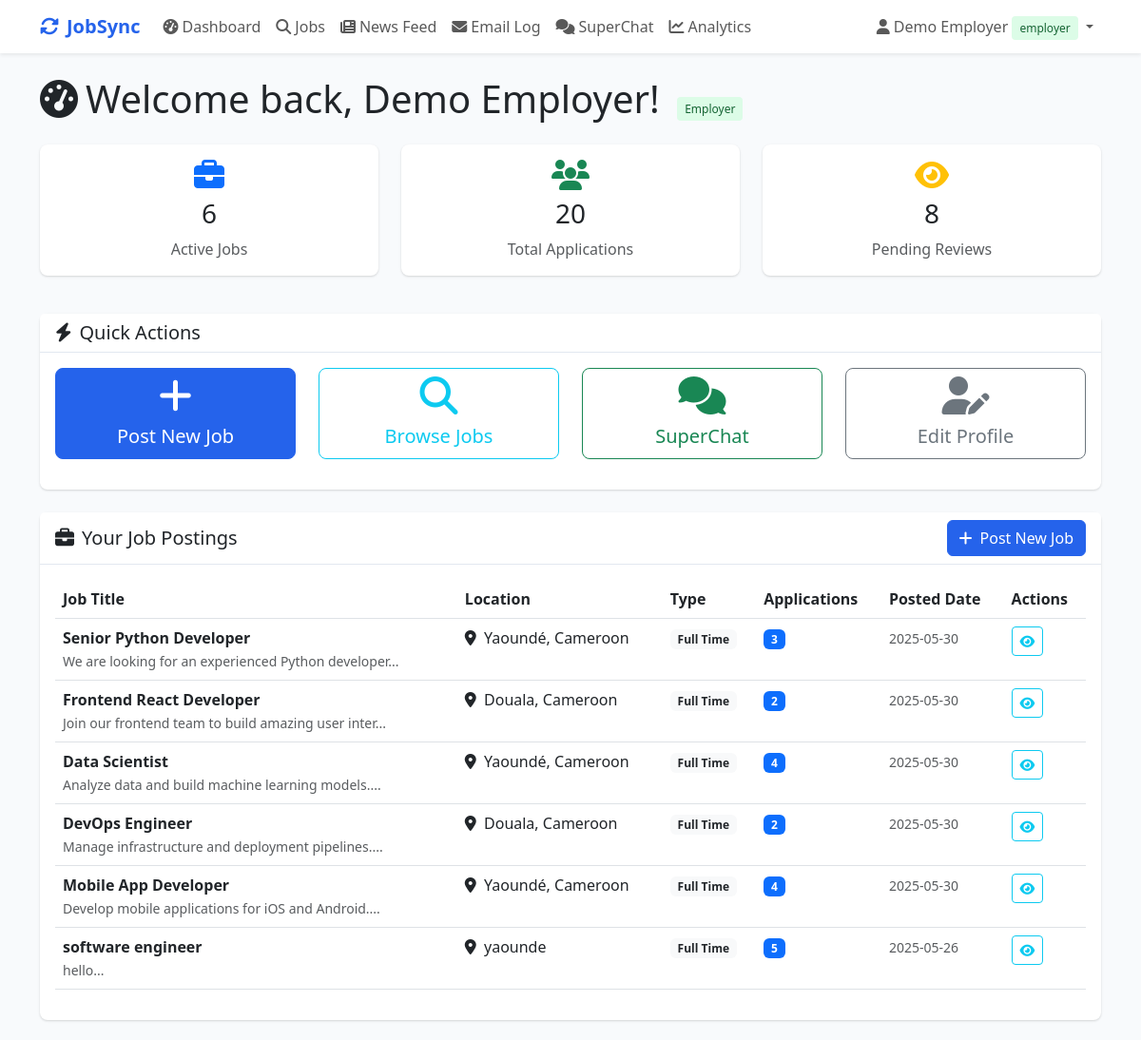
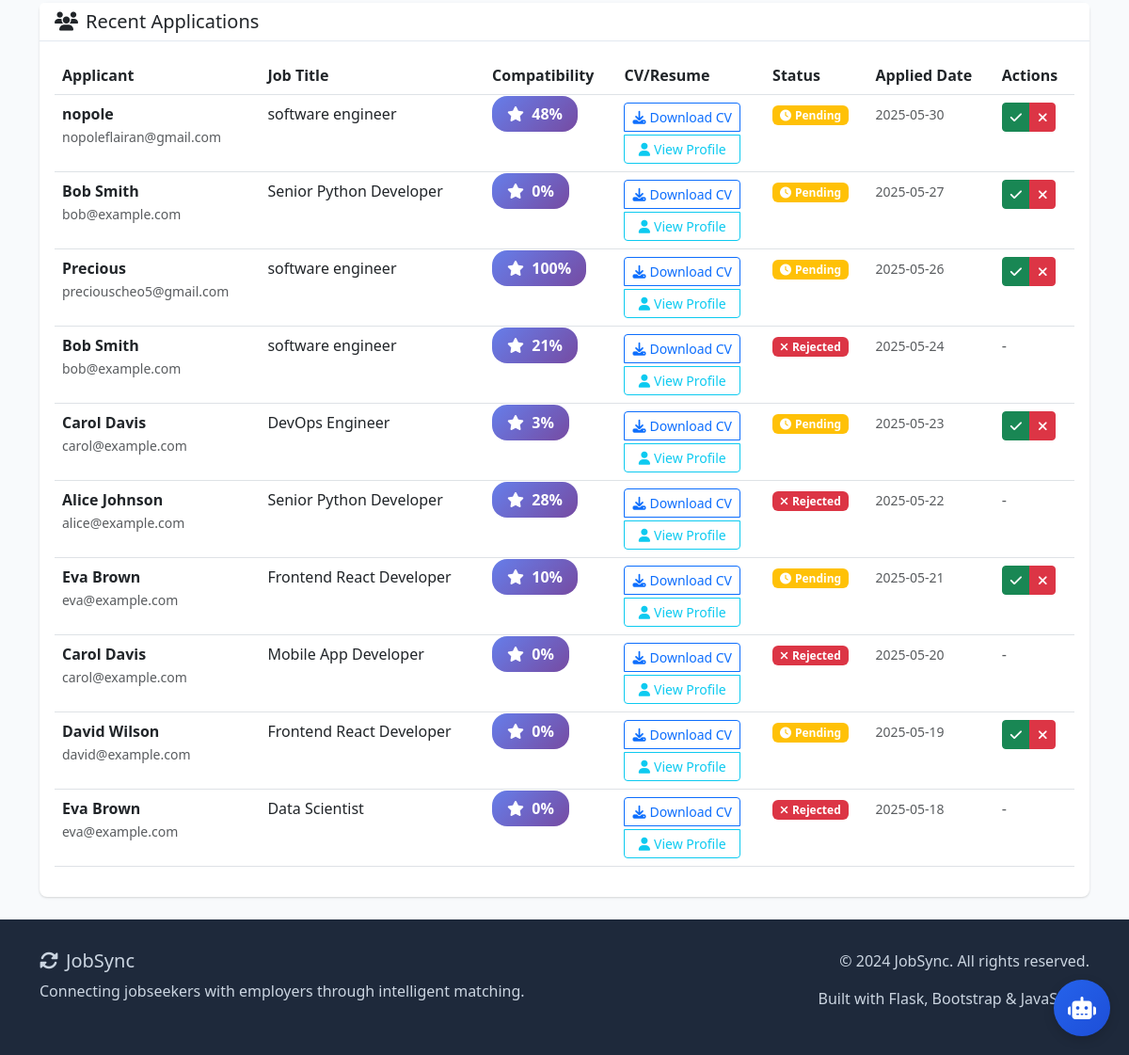
The page /employer_dashboard (signed in) on the database its author committed (2 pictures, top to bottom).
### tables this page shows
CREATE TABLE jobs (
            id INTEGER PRIMARY KEY AUTOINCREMENT,
            employer_id INTEGER,
            title TEXT NOT NULL,
            description TEXT NOT NULL,
            requirements TEXT,
            skills TEXT,
            salary TEXT,
            location TEXT,
            job_type TEXT,
            posted_at TIMESTAMP DEFAULT CURRENT_TIMESTAMP,
            FOREIGN KEY (employer_id) REFERENCES users (id)
        );

CREATE TABLE applications (
            id INTEGER PRIMARY KEY AUTOINCREMENT,
            job_id INTEGER,
            applicant_id INTEGER,
            employer_id INTEGER,
            compatibility_score INTEGER,
            status TEXT DEFAULT 'pending',
            applied_at TIMESTAMP DEFAULT CURRENT_TIMESTAMP,
            FOREIGN KEY (job_id) REFERENCES jobs (id),
            FOREIGN KEY (applicant_id) REFERENCES users (id),
            FOREIGN KEY (employer_id) REFERENCES users (id)
        );

CREATE TABLE users (
            id INTEGER PRIMARY KEY AUTOINCREMENT,
            username TEXT NOT NULL,
            email TEXT UNIQUE NOT NULL,
            password TEXT NOT NULL,
            user_type TEXT NOT NULL,
            company_name TEXT,
            created_at TIMESTAMP DEFAULT CURRENT_TIMESTAMP
        );

### app.py (the view)
@app.route('/employer_dashboard')
def employer_dashboard():
    if 'user_id' not in session or session['user_type'] != 'employer':
        return redirect(url_for('login'))
    conn = get_db_connection()
    jobs = conn.execute(
        'SELECT * FROM jobs WHERE employer_id = ? ORDER BY posted_at DESC',
        (session['user_id'],)
    ).fetchall()
    applications = conn.execute('''
        SELECT a.*, j.title as job_title, u.id as applicant_user_id, u.username as applicant_name, u.email as applicant_email
        FROM applications a
        JOIN jobs j ON a.job_id = j.id
        JOIN users u ON a.applicant_id = u.id
        WHERE a.employer_id = ?
        ORDER BY a.applied_at DESC
        LIMIT 20
    ''', (session['user_id'],)).fetchall()
    conn.close()
    return render_template('employer_dashboard.html', jobs=jobs, applications=applications)

### templates/employer_dashboard.html (shortened to what this page needs)
{% extends "base.html" %}
{% block content %}
<div class="row">
    <div class="col-12">
        <h1 class="mb-4">
            <i class="fas fa-tachometer-alt me-2"></i>Welcome back, {{ session.username }}!
            <span class="user-type-badge user-type-employer ms-2">Employer</span>
        </h1>
    </div>
</div>
<div class="row mb-4">
    <div class="col-md-4 mb-3">
        <div class="card text-center border-primary">
            <div class="card-body">
                <i class="fas fa-briefcase fa-2x text-primary mb-2"></i>
                <h3 class="card-title">{{ jobs|length }}</h3>
                <p class="card-text text-muted">Active Jobs</p>
            </div>
        </div>
    </div>
    <div class="col-md-4 mb-3">
        <div class="card text-center border-success">
            <div class="card-body">
                <i class="fas fa-users fa-2x text-success mb-2"></i>
                <h3 class="card-title">{{ applications|length }}</h3>
                <p class="card-text text-muted">Total Applications</p>
            </div>
        </div>
    </div>
    <div class="col-md-4 mb-3">
        <div class="card text-center border-warning">
            <div class="card-body">
                <i class="fas fa-eye fa-2x text-warning mb-2"></i>
                <h3 class="card-title">
                    {{ applications|selectattr('status', 'equalto', 'pending')|list|length }}
                </h3>
                <p class="card-text text-muted">Pending Reviews</p>
            </div>
        </div>
    </div>
</div>
<div class="row mb-4">
    <div class="col-12">
        <div class="card">
            <div class="card-header">
                <h5 class="mb-0">
                    <i class="fas fa-bolt me-2"></i>Quick Actions
                </h5>
            </div>
            <div class="card-body">
                <div class="row text-center">
                    <div class="col-md-3 mb-3">
                        <a href="{{ url_for('post_job') }}" class="btn btn-primary btn-lg w-100">
                            <i class="fas fa-plus fa-2x mb-2"></i>
                            <br>Post New Job
                        </a>
                    </div>
                    <div class="col-md-3 mb-3">
                        <a href="{{ url_for('jobs') }}" class="btn btn-outline-info btn-lg w-100">
                            <i class="fas fa-search fa-2x mb-2"></i>
                            <br>Browse Jobs
                        </a>
                    </div>
                    <div class="col-md-3 mb-3">
                        <a href="{{ url_for('chat') }}" class="btn btn-outline-success btn-lg w-100">
                            <i class="fas fa-comments fa-2x mb-2"></i>
                            <br>SuperChat
                        </a>
                    </div>
                    <div class="col-md-3 mb-3">
                        <a href="{{ url_for('profile') }}" class="btn btn-outline-secondary btn-lg w-100">
                            <i class="fas fa-user-edit fa-2x mb-2"></i>
                            <br>Edit Profile
                        </a>
                    </div>
                </div>
            </div>
        </div>
    </div>
</div>
<div class="row mb-4">
    <div class="col-12">
        <div class="card">
            <div class="card-header d-flex justify-content-between align-items-center">
                <h5 class="mb-0">
                    <i class="fas fa-briefcase me-2"></i>Your Job Postings
                </h5>
                <a href="{{ url_for('post_job') }}" class="btn btn-primary">
                    <i class="fas fa-plus me-2"></i>Post New Job
                </a>
            </div>
            <div class="card-body">
                {% if jobs %}
                    <div class="table-responsive">
                        <table class="table table-hover">
                            <thead>
                                <tr>
                                    <th>Job Title</th>
                                    <th>Location</th>
                                    <th>Type</th>
                                    <th>Applications</th>
                                    <th>Posted Date</th>
                                    <th>Actions</th>
                                </tr>
                            </thead>
                            <tbody>
                                {% for job in jobs %}
                                <tr>
                                    <td>
                                        <strong>{{ job.title }}</strong>
                                        <br>
                                        <small class="text-muted">{{ job.description[:50] }}...</small>
                                    </td>
                                    <td>
                                        <i class="fas fa-map-marker-alt me-1"></i>
                                        {{ job.location }}
                                    </td>
                                    <td>
                                        <span class="badge bg-light text-dark">
                                            {{ job.job_type.replace('-', ' ').title() }}
                                        </span>
                                    </td>
                                    <td>
                                        <span class="badge bg-primary">
                                            {{ applications|selectattr('job_id', 'equalto', job.id)|list|length }}
                                        </span>
                                    </td>
                                    <td>
                                        <small class="text-muted">
                                            {{ job.posted_at.split(' ')[0] if job.posted_at else 'Recently' }}
                                        </small>
                                    </td>
                                    <td>
                                        <button class="btn btn-sm btn-outline-info" onclick="viewJobDetails({{ job.id }})">
                                            <i class="fas fa-eye"></i>
                                        </button>
                                    </td>
                                </tr>
                                {% endfor %}
                            </tbody>
                        </table>
                    </div>
                {% endif %}
            </div>
        </div>
    </div>
</div>
<div class="row">
    <div class="col-12">
        <div class="card">
            <div class="card-header">
                <h5 class="mb-0">
                    <i class="fas fa-users me-2"></i>Recent Applications
                </h5>
            </div>
            <div class="card-body">
                {% if applications %}
                    <div class="table-responsive">
                        <table class="table table-hover">
                            <thead>
                                <tr>
                                    <th>Applicant</th>
                                    <th>Job Title</th>
                                    <th>Compatibility</th>
                                    <th>CV/Resume</th>
                                    <th>Status</th>
                                    <th>Applied Date</th>
                                    <th>Actions</th>
                                </tr>
                            </thead>
                            <tbody>
                                {% for app in applications[:10] %}
                                <tr>
                                    <td>
                                        <strong>{{ app.applicant_name }}</strong>
                                        <br>
                                        <small class="text-muted">{{ app.applicant_email }}</small>
                                    </td>
                                    <td>{{ app.job_title }}</td>
                                    <td>
                                        <span class="compatibility-score">
                                            <i class="fas fa-star me-1"></i>
                                            {{ app.compatibility_score }}%
                                        </span>
                                    </td>
                                    <td>
                                        <div class="btn-group-vertical" role="group">
                                            <a href="{{ url_for('download_cv', applicant_id=app.applicant_user_id) }}"
                                               class="btn btn-sm btn-outline-primary mb-1"
                                               target="_blank">
                                                <i class="fas fa-download me-1"></i>Download CV
                                            </a>
                                            <button class="btn btn-sm btn-outline-info"
                                                    onclick="viewApplicantProfile({{ app.applicant_user_id }})">
                                                <i class="fas fa-user me-1"></i>View Profile
                                            </button>
                                        </div>
                                    </td>
                                    <td>
                                        {% if app.status == 'pending' %}
                                            <span class="badge bg-warning">
                                                <i class="fas fa-clock me-1"></i>Pending
                                            </span>
                                        {% elif app.status == 'accepted' %}
                                            <span class="badge bg-success">
                                                <i class="fas fa-check me-1"></i>Accepted
                                            </span>
                                        {% else %}
                                            <span class="badge bg-danger">
                                                <i class="fas fa-times me-1"></i>Rejected
                                            </span>
                                        {% endif %}
                                    </td>
                                    <td>
                                        <small class="text-muted">
                                            {{ app.applied_at.split(' ')[0] if app.applied_at else 'Recently' }}
                                        </small>
                                    </td>
                                    <td>
                                        {% if app.status == 'pending' %}
                                            <div class="btn-group" role="group">
                                                <button class="btn btn-sm btn-success" onclick="updateApplicationStatus({{ app.id }}, 'accepted')">
                                                    <i class="fas fa-check"></i>
                                                </button>
                                                <button class="btn btn-sm btn-danger" onclick="updateApplicationStatus({{ app.id }}, 'rejected')">
                                                    <i class="fas fa-times"></i>
                                                </button>
                                            </div>
                                        {% else %}
                                            <span class="text-muted">-</span>
                                        {% endif %}
                                    </td>
                                </tr>
                                {% endfor %}
                            </tbody>
                        </table>
                    </div>
                {% else %}
                    <div class="text-center py-5">
                        <i class="fas fa-users fa-3x text-muted mb-3"></i>
                        <h5 class="text-muted">No applications received yet</h5>
                        <p class="text-muted">Post jobs to start receiving applications from qualified candidates!</p>
                    </div>
                {% endif %}
            </div>
        </div>
    </div>
</div>
{% endblock %}

### rows shown on the page
jobs: title "Senior Python Developer", description "We are looking for an experienced Python developer", location "Yaoundé, Cameroon", job_type.replace "Full Time", id "3", posted_at "2025-05-30"
jobs: title "Frontend React Developer", description "Join our frontend team to build amazing user inter", location "Douala, Cameroon", job_type.replace "Full Time", id "2", posted_at "2025-05-30"
jobs: title "Data Scientist", description "Analyze data and build machine learning models.", location "Yaoundé, Cameroon", job_type.replace "Full Time", id "4", posted_at "2025-05-30"
jobs: title "DevOps Engineer", description "Manage infrastructure and deployment pipelines.", location "Douala, Cameroon", job_type.replace "Full Time", id "2", posted_at "2025-05-30"
jobs: title "Mobile App Developer", description "Develop mobile applications for iOS and Android.", location "Yaoundé, Cameroon", job_type.replace "Full Time", id "4", posted_at "2025-05-30"
jobs: title "software engineer", description "hello", location "yaounde", job_type.replace "Full Time", id "5", posted_at "2025-05-26"
applications: applicant_name "nopole", applicant_email "nopoleflairan@gmail.com", job_title "software engineer", compatibility_score "48", status "pending" (drawn), applied_at "2025-05-30"
applications: applicant_name "Bob Smith", applicant_email "bob@example.com", job_title "Senior Python Developer", compatibility_score "0", status "pending" (drawn), applied_at "2025-05-27"
applications: applicant_name "Precious", applicant_email "preciouscheo5@gmail.com", job_title "software engineer", compatibility_score "100", status "pending" (drawn), applied_at "2025-05-26"
applications: applicant_name "Bob Smith", applicant_email "bob@example.com", job_title "software engineer", compatibility_score "21", status "rejected" (drawn), applied_at "2025-05-24"
applications: applicant_name "Carol Davis", applicant_email "carol@example.com", job_title "DevOps Engineer", compatibility_score "3", status "pending" (drawn), applied_at "2025-05-23"
applications: applicant_name "Alice Johnson", applicant_email "alice@example.com", job_title "Senior Python Developer", compatibility_score "28", status "rejected" (drawn), applied_at "2025-05-22"
applications: applicant_name "Eva Brown", applicant_email "eva@example.com", job_title "Frontend React Developer", compatibility_score "10", status "pending" (drawn), applied_at "2025-05-21"
applications: applicant_name "Carol Davis", applicant_email "carol@example.com", job_title "Mobile App Developer", compatibility_score "0", status "rejected" (drawn), applied_at "2025-05-20"
applications: applicant_name "David Wilson", applicant_email "david@example.com", job_title "Frontend React Developer", compatibility_score "0", status "pending" (drawn), applied_at "2025-05-19"
applications: applicant_name "Eva Brown", applicant_email "eva@example.com", job_title "Data Scientist", compatibility_score "0", status "rejected" (drawn), applied_at "2025-05-18"

### other values the page prints
{{ session.username }} "Demo Employer"
{{ session.user_type }} "employer"
{{ jobs|length }} "6"
{{ applications|length }} "20"
{{ applications|selectattr('status', 'equalto', 'pending')|list|length }} "8"
